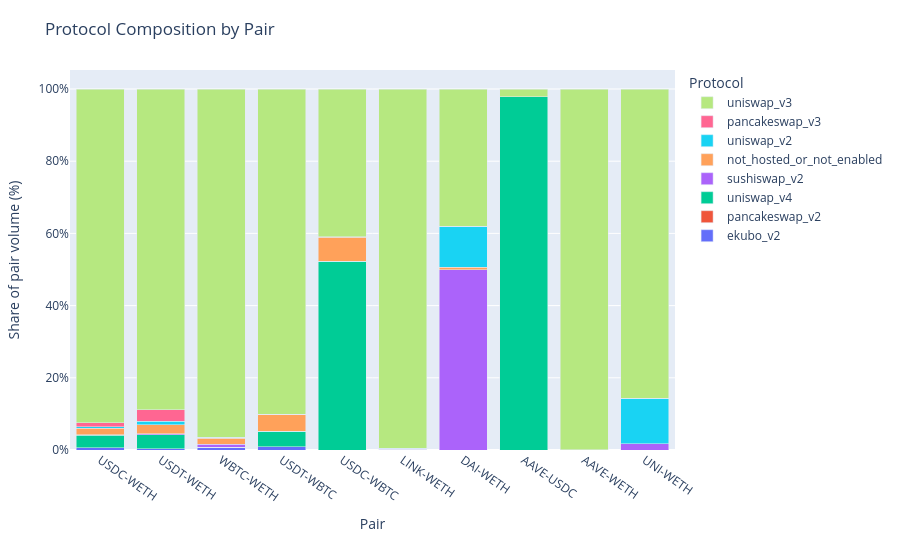

Notebook source saved alongside this figure:
### Code cell
composition = (
    pairs
    .with_columns([
        pl.when(pl.col("protocol").is_in(HOSTED_COVERED))
        .then(pl.col("protocol"))
        .otherwise(pl.lit("not_hosted_or_not_enabled"))
        .alias("coverage_bucket")
    ])
    .group_by(["pair", "coverage_bucket"])
    .agg(pl.col("volume_30d_usd").sum())
    .join(summary.select(["pair", "volume_30d_usd"]).rename({"volume_30d_usd": "pair_total_30d_usd"}), on="pair")
    .with_columns((pl.col("volume_30d_usd") / pl.col("pair_total_30d_usd") * 100).alias("pair_share_pct"))
)

protocols = composition.sort("coverage_bucket")["coverage_bucket"].unique().to_list()
fig = go.Figure()
for protocol in protocols:
    values = []
    for pair in SELECTED_PAIRS:
        cell = composition.filter((pl.col("pair") == pair) & (pl.col("coverage_bucket") == protocol))
        values.append(cell["pair_share_pct"].sum() if cell.height else 0)
    fig.add_bar(name=protocol, x=SELECTED_PAIRS, y=values, hovertemplate="%{x}<br>%{fullData.name}: %{y:.2f}%<extra></extra>")

fig.update_layout(
    title="Protocol Composition by Pair",
    barmode="stack",
    height=560,
    yaxis_title="Share of pair volume (%)",
    xaxis_title="Pair",
    yaxis_ticksuffix="%",
    legend_title_text="Protocol",
    margin=dict(l=70, r=40, t=70, b=110),
)
fig.update_xaxes(tickangle=35)
fig.show()

### Figure 1 — Plotly figure (JSON) as saved in the notebook; plotly's stock layout.template omitted (floating-point values rounded to 4 significant figures)
{"data": [{"hovertemplate": "%{x}<br>%{fullData.name}: %{y:.2f}%<extra></extra>", "name": "ekubo_v2", "type": "bar", "x": ["USDC-WETH", "USDT-WETH", "WBTC-WETH", "USDT-WBTC", "USDC-WBTC", "LINK-WETH", "DAI-WETH", "AAVE-USDC", "AAVE-WETH", "UNI-WETH"], "y": [0.6794, 0.3517, 0.7287, 0.9337, 0, 0, 0, 0, 0, 0]}, {"hovertemplate": "%{x}<br>%{fullData.name}: %{y:.2f}%<extra></extra>", "name": "pancakeswap_v2", "type": "bar", "x": ["USDC-WETH", "USDT-WETH", "WBTC-WETH", "USDT-WBTC", "USDC-WBTC", "LINK-WETH", "DAI-WETH", "AAVE-USDC", "AAVE-WETH", "UNI-WETH"], "y": [0.006104, 0.01432, 0.01308, 0, 1.526e-06, 1.94e-12, 0, 1.341e-06, 0, 0]}, {"hovertemplate": "%{x}<br>%{fullData.name}: %{y:.2f}%<extra></extra>", "name": "uniswap_v4", "type": "bar", "x": ["USDC-WETH", "USDT-WETH", "WBTC-WETH", "USDT-WBTC", "USDC-WBTC", "LINK-WETH", "DAI-WETH", "AAVE-USDC", "AAVE-WETH", "UNI-WETH"], "y": [3.387, 3.877, 9.254e-05, 4.28, 52.22, 3.489e-05, 5.046e-09, 97.88, 0, 0]}, {"hovertemplate": "%{x}<br>%{fullData.name}: %{y:.2f}%<extra></extra>", "name": "sushiswap_v2", "type": "bar", "x": ["USDC-WETH", "USDT-WETH", "WBTC-WETH", "USDT-WBTC", "USDC-WBTC", "LINK-WETH", "DAI-WETH", "AAVE-USDC", "AAVE-WETH", "UNI-WETH"], "y": [0.1524, 0.2305, 0.8569, 0, 0, 0.218, 49.87, 0, 1.716e-05, 1.773]}, {"hovertemplate": "%{x}<br>%{fullData.name}: %{y:.2f}%<extra></extra>", "name": "not_hosted_or_not_enabled", "type": "bar", "x": ["USDC-WETH", "USDT-WETH", "WBTC-WETH", "USDT-WBTC", "USDC-WBTC", "LINK-WETH", "DAI-WETH", "AAVE-USDC", "AAVE-WETH", "UNI-WETH"], "y": [1.805, 2.494, 1.65, 4.622, 6.772, 0.003619, 0.8022, 0.0002377, 1.96e-05, 0.0004249]}, {"hovertemplate": "%{x}<br>%{fullData.name}: %{y:.2f}%<extra></extra>", "name": "uniswap_v2", "type": "bar", "x": ["USDC-WETH", "USDT-WETH", "WBTC-WETH", "USDT-WBTC", "USDC-WBTC", "LINK-WETH", "DAI-WETH", "AAVE-USDC", "AAVE-WETH", "UNI-WETH"], "y": [0.4731, 0.9999, 0.269, 0.001661, 0.02183, 0.2886, 11.33, 1.1e-06, 0.105, 12.58]}, {"hovertemplate": "%{x}<br>%{fullData.name}: %{y:.2f}%<extra></extra>", "name": "pancakeswap_v3", "type": "bar", "x": ["USDC-WETH", "USDT-WETH", "WBTC-WETH", "USDT-WBTC", "USDC-WBTC", "LINK-WETH", "DAI-WETH", "AAVE-USDC", "AAVE-WETH", "UNI-WETH"], "y": [1.034, 3.164, 0.03577, 4.017e-06, 4.78e-06, 0.0002325, 0, 0, 0, 0]}, {"hovertemplate": "%{x}<br>%{fullData.name}: %{y:.2f}%<extra></extra>", "name": "uniswap_v3", "type": "bar", "x": ["USDC-WETH", "USDT-WETH", "WBTC-WETH", "USDT-WBTC", "USDC-WBTC", "LINK-WETH", "DAI-WETH", "AAVE-USDC", "AAVE-WETH", "UNI-WETH"], "y": [92.46, 88.87, 96.45, 90.16, 40.98, 99.49, 37.99, 2.119, 99.9, 85.64]}], "layout": {"barmode": "stack", "height": 560, "legend": {"title": {"text": "Protocol"}}, "margin": {"b": 110, "l": 70, "r": 40, "t": 70}, "title": {"text": "Protocol Composition by Pair"}, "xaxis": {"tickangle": 35, "title": {"text": "Pair"}}, "yaxis": {"ticksuffix": "%", "title": {"text": "Share of pair volume (%)"}}}}
